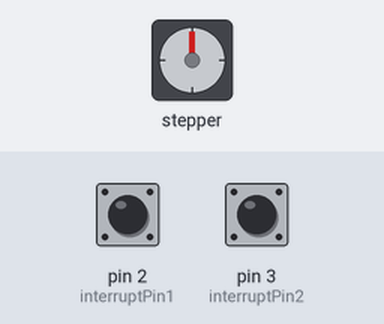
Simulated run of this sketch. Board: Arduino Uno, built with avr-gcc and run on an emulated ATmega328P. Parts: stepper motor. The test bench sets the inputs (shaded band); at power-on: pin 3 (interruptPin2) LOW, pin 2 (interruptPin1) LOW. Stepper angles assume 200 steps per turn.

Above: at 1.2 s.
1.3 s: pin 3 (interruptPin2) pulled HIGH for 0.15 s
At 1.45 s:
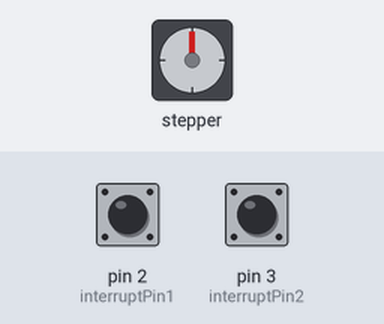
4.3 s: pin 2 (interruptPin1) pulled HIGH for 0.15 s
At 4.6 s:
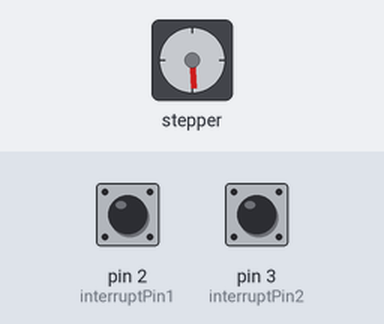
5.9 s: pin 3 (interruptPin2) pulled HIGH for 1 s
At 6.65 s:
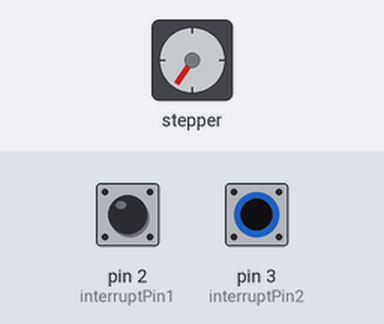
8.9 s: pin 2 (interruptPin1) pulled HIGH for 1 s
At 9.3 s:
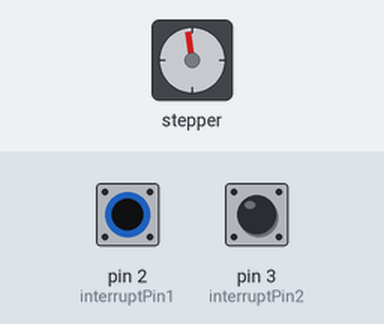
Timing chart, 0 to 11.9 s (numbered marks = the images above; inputs shaded):
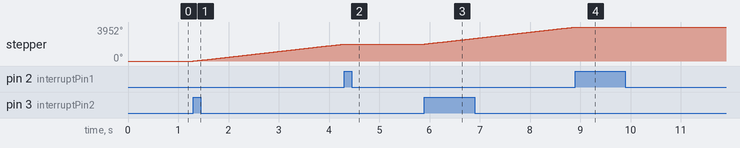

Measured:
- after the input at 1.3 s, stepper: keeps turning clockwise at about 659°/s, starting at once
- after the input at 4.3 s, stepper: stops changing and stays 1976°
- after the input at 5.9 s, stepper: keeps turning clockwise at about 659°/s, starting at once
- after the input at 8.9 s, stepper: stops changing and stays 3952°

The sketch:

stepper_prototype.ino
```cpp
#include <AccelStepper.h>

const int stepsPerRevolution = 200;  // change this to fit the number of steps per revolution for your motor

// Interrrupt Pins
const int interruptPin1 = 2;  // Stop Pin
const int interruptPin2 = 3;  // Start Pin

// Motor variables
int mo1Speed = 400;
bool mo1Running = false;
int m01Direction = 1;

// initialize the stepper library on pins 12 through 9:
AccelStepper stepper1(4, 12, 11, 10, 9);

void setup() {
  // initialize the serial port:
  Serial.begin(9600);
  attachInterrupt(digitalPinToInterrupt(interruptPin2), start, RISING);
  attachInterrupt(digitalPinToInterrupt(interruptPin1), stop, RISING);
}

void loop() {
  if (mo1Running){
    stepper1.setAcceleration(20000);
    stepper1.setMaxSpeed(m01Direction*800);
    stepper1.setSpeed(m01Direction*400);
    stepper1.runSpeed();
  }

}

void stop(){
  if (mo1Running){
    stepper1.stop();
    mo1Running = false;
  }
  else{
    m01Direction = -1 * m01Direction;
  }

}

void start(){
  mo1Running = true;
}
```
